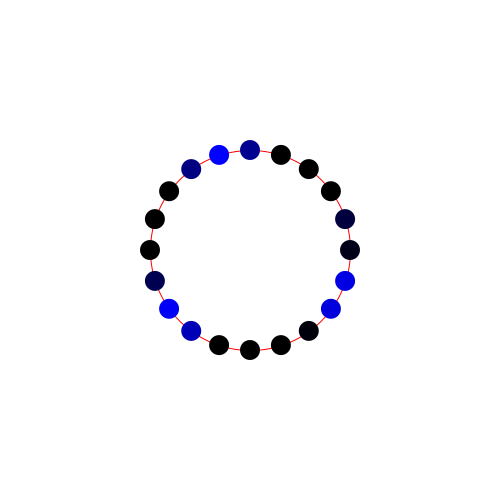
Frame 1 (no input)
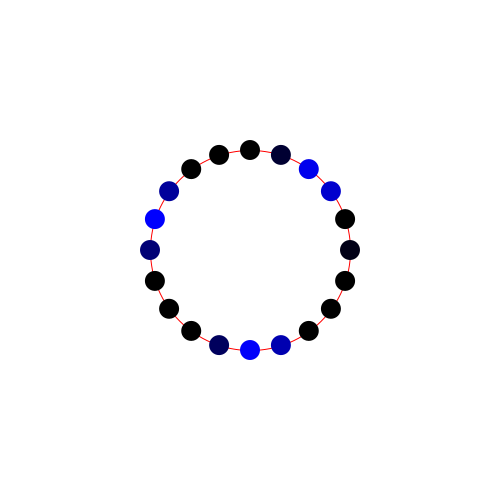
Frame 60 (the mouse pressed at the canvas centre just before this capture)
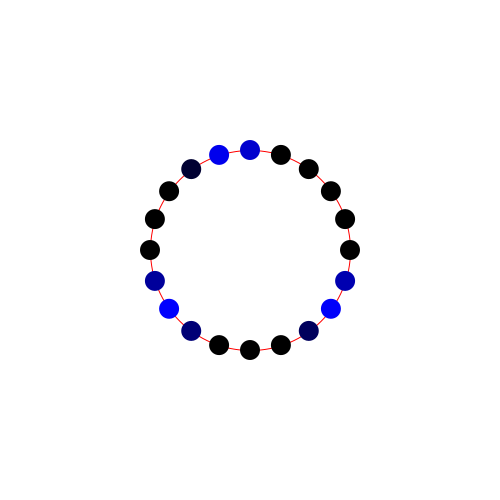
Frame 120 (the mouse held since frame 60 and released just before this capture)

The Processing sketch that drew these frames (run headless with seeded random() and noise(); from frame 60 on, the mouse is pressed at the canvas centre):

// Processing sketch: polarCoordinate04
// ── polarCoordinate04.pde
float rayon;
float vitesse;

void setup()
{
  size(500, 500);
  rayon = 100;
  vitesse = 0.1;
}

void draw()
{
  background(255);
 
   //cercle debug
  stroke(255, 0, 0);
  noFill();
  ellipse(width/2, height/2, rayon*2, rayon*2);

  for(int i=0; i<20; i++)
  {
    float angle = map(i, 0, 20, 0, TWO_PI);
    //angle += vitesse;
    float rad = rayon;
    float x = width/2 + cos(angle) * rad;
    float y = height/2 + sin(angle) * rad;
    float blue = sin(i+vitesse)*255;
    fill(0, 0, blue);
    noStroke();
    ellipse(x, y, 20, 20);
  }
  
  vitesse += 0.05;
}
